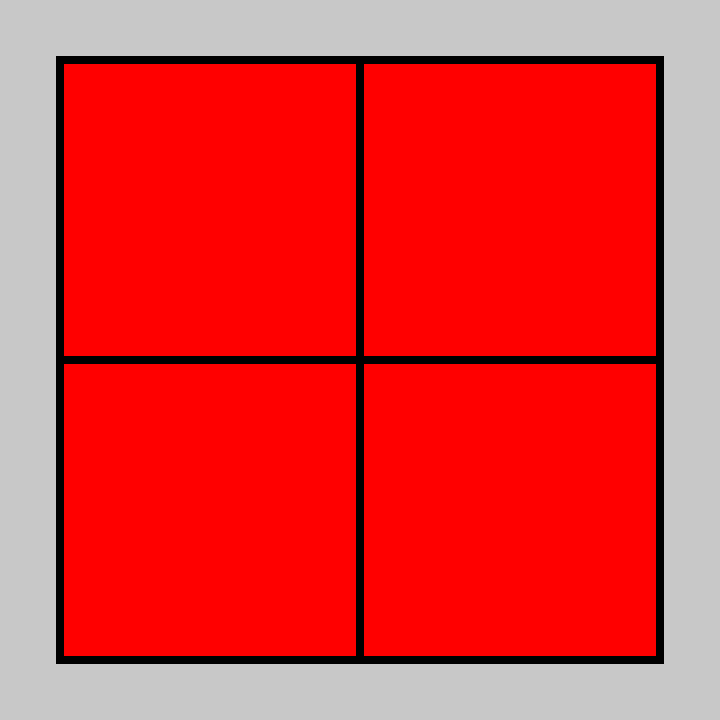
Frame 1 (no input)
Frame 60 (no input): identical to frame 1, image omitted
Frame 120 (the mouse pressed at the canvas centre since frame 60): identical to frame 1, image omitted

The p5.js sketch that drew this single still picture (run headless with seeded random() and noise() and a simulated clock; from frame 60 on, the mouse is pressed at the canvas centre):

// p5.js sketch
// ── sketch.js
function setup() {//runs once
  createCanvas(720, 720);
  background(200, 200, 200);
}

function draw() {//runs in a loop
  fill(255, 0, 0);
  strokeWeight(8);
  translate(60, 60);
  quad  (0, 0,
        300, 0,
        300, 300,
        0, 300);
  quad  (300, 0,
        600, 0,
        600, 300,
        300, 300);
  quad  (0, 300,
        300, 300,
        300, 600,
        0, 600);
  quad  (300, 300,
        600, 300,
        600, 600,
        300, 600);
}
